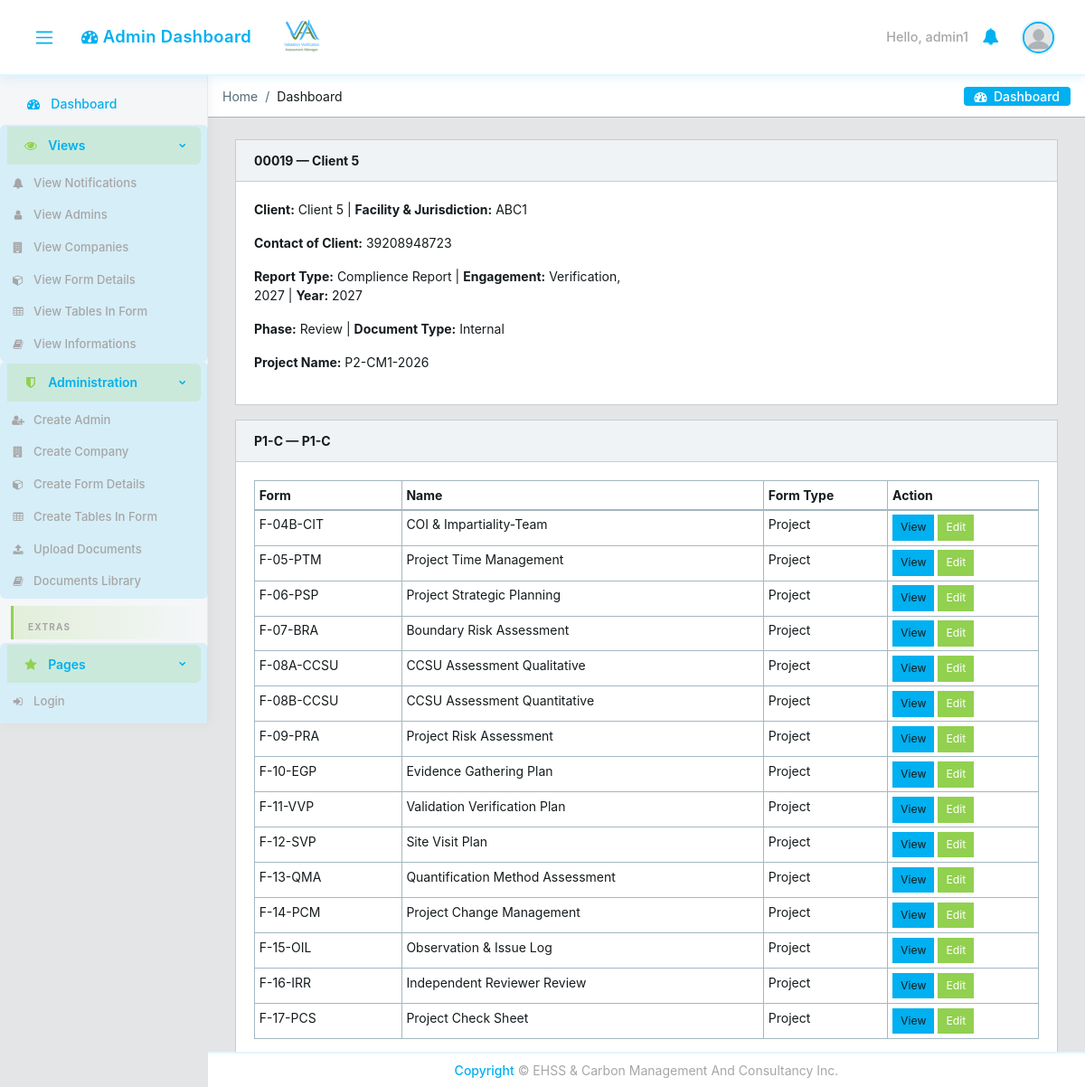
Screenshot of /projects/8/ (signed in) with the database file from the repository.
### core/models.py (models this page shows, shortened)
class CustomUser(AbstractUser):
    email = models.EmailField(unique=True)
    user_type = models.CharField(max_length=15, choices=USER_TYPE_CHOICES)
    user_role = models.CharField(
        max_length=30, choices=USER_ROLE_CHOICES, blank=True, verbose_name='User Role',
    )
    designation = models.CharField(max_length=100, blank=True, null=True)
    position_title = models.CharField(max_length=150, blank=True, verbose_name='Position Title')
    contact_number = models.CharField(max_length=20, blank=True, null=True)
    cv = models.FileField(upload_to='core/cvs/', blank=True, null=True)
    company = models.ForeignKey(
        'Company', on_delete=models.SET_NULL, null=True, blank=True,
        related_name='managers'
    )
    created_by = models.ForeignKey(
        'self', on_delete=models.SET_NULL, null=True, blank=True,
        related_name='created_users'
    )
    created_date = models.DateField(auto_now_add=True)
    created_time = models.TimeField(auto_now_add=True)
    under_supervision = models.ForeignKey(
        'self', on_delete=models.SET_NULL, null=True, blank=True,
        related_name='supervised_users'
    )
    avatar = models.ImageField(upload_to='core/avatar', blank=True)
    @property
    def avatar_url(self):
        if self.avatar:
            try:
                return self.avatar.url
            except ValueError:
                pass
        return static('core/img/avatar/blank_profile.png')

class Project(models.Model):
    package_instance = models.ForeignKey(
        PackageInstance, on_delete=models.CASCADE, related_name='projects'
    )
    manager = models.ForeignKey(
        CustomUser, on_delete=models.CASCADE, related_name='managed_projects',
        limit_choices_to={'user_type': 'manager'}
    )
    company_name = models.CharField(max_length=200)
    client_contact = models.CharField(
        max_length=200, blank=True, verbose_name='Contact of Client',
    )
    factory_name = models.CharField(max_length=200, blank=True)
    location = models.CharField(max_length=200, blank=True)
    factory_address = models.TextField(blank=True)
    contact_person = models.CharField(max_length=100, blank=True)
    contact_email = models.EmailField(blank=True)
    contact_mobile = models.CharField(max_length=20, blank=True)
    report_type = models.CharField(max_length=100, blank=True)
    engagement_year = models.CharField(max_length=100, blank=True)
    phase = models.CharField(max_length=20, choices=PROJECT_PHASE_CHOICES, blank=True)
    document_type = models.CharField(max_length=20, choices=PROJECT_DOCUMENT_TYPE_CHOICES, blank=True)
    year = models.PositiveIntegerField()
    project_number = models.CharField(max_length=50, unique=True)
    access_password = models.CharField(max_length=128)
    created_at = models.DateTimeField(auto_now_add=True)
    updated_at = models.DateTimeField(auto_now=True)
    class Meta:
        ordering = ['-created_at']

class PackageInstance(models.Model):
    authorization = models.ForeignKey(
        PackageAuthorization, on_delete=models.CASCADE, related_name='instances'
    )
    package_number = models.PositiveIntegerField()
    code = models.CharField(max_length=10)
    name = models.CharField(max_length=100)
    class Meta:
        ordering = ['package_number']
        unique_together = ['authorization', 'package_number']

class SubPackage(models.Model):
    package_template = models.ForeignKey(
        PackageTemplate, on_delete=models.CASCADE, related_name='sub_packages'
    )
    code = models.CharField(max_length=10)
    name = models.CharField(max_length=100)
    description = models.TextField(blank=True)
    order = models.PositiveIntegerField(default=0)
    class Meta:
        ordering = ['order', 'code']
        unique_together = ['package_template', 'code']

class FormDefinition(models.Model):
    FORM_CATEGORY_CHOICES = [
        ('master_record', 'Master Record'),
        ('unlimited_use', 'Unlimited Use'),
        ('limited_form', 'Limited Use Form'),
        ('report', 'Report'),
    ]
    sub_package = models.ForeignKey(
        SubPackage, on_delete=models.CASCADE, related_name='forms'
    )
    code = models.CharField(max_length=20, verbose_name='Form Number')
    name = models.CharField(max_length=200, verbose_name='Form Name')
    description = models.TextField(blank=True)
    form_type = models.CharField(
        max_length=20, choices=FORM_TYPE_CHOICES, default='project',
        verbose_name='Form Type',
    )
    category = models.CharField(
        max_length=20, choices=FORM_CATEGORY_CHOICES, default='limited_form',
    )
    is_public = models.BooleanField(
        default=False,
        help_text='Public forms (e.g. F-02-IRR) accessible without login'
    )
    order = models.PositiveIntegerField(default=0)
    created_by = models.ForeignKey(
        CustomUser, on_delete=models.SET_NULL, null=True, blank=True,
        related_name='created_form_definitions',
        help_text='Set when an admin creates this form via Form Details.',
    )
    class Meta:
        verbose_name = 'Form Detail'
        verbose_name_plural = 'Form Details'
        ordering = ['order', 'code']
        unique_together = ['sub_package', 'code']

### core/views.py (the view)
# urls.py: path('projects/<int:pk>/', views.ProjectDetailView.as_view(), name='project-detail'),
class ProjectDetailView(LoginRequiredMixin, View):
    def get(self, request, pk):
        project = get_object_or_404(Project, pk=pk)
        if not can_access_project(request.user, project, request.session):
            messages.error(request, 'Access denied.')
            return redirect('core:dashboard')
        auth = project.package_instance.authorization
        sub_packages = _build_project_form_groups(
            project, request.user, form_types=['project'],
        )
        records = FormRecord.objects.filter(project=project).select_related('form_definition')
        report_records = [
            r for r in records if can_view_report(request.user, r)
        ]
        team_member = get_team_member(request.user, project)
        return render(request, 'core/project_detail.html', {
            'project': project,
            'sub_packages': sub_packages,
            'team_members': project.team_members.filter(is_active=True),
            'vvb_password': auth.access_password,
            'team_member': team_member,
            'can_authorize_library': get_authorized_library_documents(request.user).exists(),
            'report_records': report_records,
            'success_action': request.GET.get('success', ''),
            'success_project': request.GET.get('project', ''),
            'success_access_password': request.GET.get('access_password', ''),
        })

### core/templates/core/project_detail.html (shortened to what this page needs)
{% extends 'core/base.html' %}
{% block content %}
<div class="container-fluid">
  <div class="card mb-3">
    <div class="card-header d-flex justify-content-between align-items-center">
      <strong>{{ project.project_number }} — {{ project.company_name }}</strong>
    </div>
    <div class="card-body">
      <div class="row">
        <div class="col-md-6">
          <p><strong>Client:</strong> {{ project.company_name }} | <strong>Facility & Jurisdiction:</strong> {{ project.location }}</p>
          <p><strong>Contact of Client:</strong> {{ project.client_contact|default:"—" }}</p>
          <p><strong>Report Type:</strong> {{ project.report_type }} | <strong>Engagement:</strong> {{ project.engagement_year|default:"—" }} | <strong>Year:</strong> {{ project.year }}</p>
          <p><strong>Phase:</strong> {{ project.get_phase_display|default:"—" }} | <strong>Document Type:</strong> {{ project.get_document_type_display|default:"—" }}</p>
          <p><strong>Project Name:</strong> {{ project.package_instance.name }}</p>
        </div>
        <div class="col-md-6">
        </div>
      </div>
    </div>
  </div>
  {% for group in sub_packages %}
  <div class="card mb-3">
    <div class="card-header"><strong>{{ group.sub_package.code }} — {{ group.sub_package.name }}</strong></div>
    <div class="card-body table-responsive">
      <table class="table table-sm table-bordered">
        <thead><tr><th>Form</th><th>Name</th><th>Form Type</th><th>Action</th></tr></thead>
        <tbody>
          {% for row in group.form_rows %}
          <tr>
            <td>{{ row.form_def.code }}</td>
            <td>{{ row.form_def.name }}</td>
            <td>{{ row.form_def.get_form_type_display }}</td>
            <td class="text-nowrap">
              {% if row.record %}
                <a href="{% url 'core:form-record-detail' row.record.pk %}" class="btn btn-sm btn-info">View</a>
                <a href="{% url 'core:form-record-edit' row.record.pk %}" class="btn btn-sm btn-warning">Edit</a>
              {% elif user.user_type == 'manager' or user.user_type == 'admin' or team_member and team_member.role == 'team_member' %}
                <a href="{% url 'core:form-record-create' project.pk row.form_def.pk %}" class="btn btn-sm btn-info">View</a>
                <a href="{% url 'core:form-record-create' project.pk row.form_def.pk %}" class="btn btn-sm btn-warning">Edit</a>
              {% else %}
                <span class="text-muted small">—</span>
              {% endif %}
            </td>
          </tr>
          {% endfor %}
        </tbody>
      </table>
    </div>
  </div>
  {% empty %}
  <p class="text-muted">No active forms in this package.</p>
  {% endfor %}
</div>
{% endblock %}

### core/templates/core/base.html (shortened to what this page needs)
{% load static %}
<!DOCTYPE html>
<html lang="en">
<head>
  <link rel="stylesheet" href="{% static 'core/css/font-awesome.min.css' %}?v={{ STATIC_VERSION }}">
  <link rel="stylesheet" href="{% static 'core/css/fa5-compat.css' %}?v={{ STATIC_VERSION }}">
  <link href="{% static 'core/css/style.min.css' %}?v={{ STATIC_VERSION }}" rel="stylesheet">
  <link href="{% static 'core/css/estilo.css' %}?v={{ STATIC_VERSION }}" rel="stylesheet">
</head>
{% block body %}
<body class="app header-fixed sidebar-fixed aside-menu-fixed aside-menu-hidden">
  <header class="app-header navbar">
    <button class="navbar-toggler sidebar-toggler d-md-down-none" type="button">
      <span class="navbar-toggler-icon"></span>
    </button>
    <ul class="nav navbar-nav d-md-down-none">
      <li class="nav-item px-3">
        <a class="nav-link" href="{% url 'core:dashboard' %}" id="header-page-title-link">
          <i class="fa fa-tachometer-alt"></i>
          <span id="header-page-title">
          </span>
        </a>
      </li>
    </ul>
    <img src="{% static 'core/img/logos/logo-opt.png' %}?v={{ STATIC_VERSION }}" alt="VVAM" class="brand-gui d-none d-md-inline" width="120" height="40" decoding="async" fetchpriority="high">
    <ul class="nav navbar-nav ml-auto">
      {% if user.is_authenticated %}
      <li class="text-white">Hello, {{ user.username }}</li>
      {% else %}
      <li class="text-muted">
        <a href="{% url 'core:login' %}">sign in</a>
      </li>
      {% endif %}
      <li class="nav-item dropdown">
        <a class="nav-link" data-toggle="dropdown" href="#" role="button" aria-haspopup="true" aria-expanded="false">
          <i class="fa fa-bell"></i>
        </a>
      </li>
      <li class="nav-item dropdown">
        <a class="nav-link" data-toggle="dropdown" href="#" role="button" aria-haspopup="true" aria-expanded="false">
          {% if user.is_authenticated and logged_user %}
            <img src="{{ logged_user.avatar_url }}" class="img-avatar" alt="img">
          {% else %}
            <img src="{% static 'core/img/avatar/blank_profile.png' %}" class="img-avatar" alt="img">
          {% endif %}
        </a>
      </li>
    </ul>
  </header>
  <div class="app-body">
    <div class="sidebar">
      <nav class="sidebar-nav">
        <ul class="nav">
          <li class="nav-item">
            <a class="nav-link" href="{% url 'core:dashboard' %}"><i class="fa fa-tachometer-alt"></i> Dashboard</a>
          </li>
          <li class="nav-item nav-dropdown">
            <a class="nav-link nav-dropdown-toggle" href="#"><i class="fa fa-eye"></i> Views</a>
            <ul class="nav-dropdown-items">
              <li class="nav-item">
                <a class="nav-link" href="{% url 'core:notifications-list' %}">
                  <i class="fa fa-bell"></i> View Notifications
                </a>
              </li>
              {% if user.user_type == 'admin' %}
              <li class="nav-item">
                <a class="nav-link" href="{% url 'core:users' %}?user_type=admin"><i class="fa fa-user"></i> View Admins</a>
              </li>
              <li class="nav-item">
                <a class="nav-link" href="{% url 'core:company-list' %}"><i class="fa fa-building"></i> View Companies</a>
              </li>
              <li class="nav-item">
                <a class="nav-link" href="{% url 'core:form-details-list' %}"><i class="fa fa-box"></i> View Form Details</a>
              </li>
              <li class="nav-item">
                <a class="nav-link" href="{% url 'core:form-table-view-list' %}"><i class="fa fa-table"></i> View Tables In Form</a>
              </li>
              <li class="nav-item">
                <a class="nav-link" href="{% url 'core:library-list' %}"><i class="fa fa-book"></i> View Informations</a>
              </li>
              {% else %}
              <li class="nav-item">
                <a class="nav-link" href="{% url 'core:project-list'%}"><i class="fa fa-folder"></i> View Projects</a>
              </li>
              {% endif %}
            </ul>
          </li>
          {% if user.user_type == 'admin' %}
          <li class="nav-item nav-dropdown">
            <a class="nav-link nav-dropdown-toggle" href="#"><i class="fa fa-shield-alt"></i> Administration</a>
            <ul class="nav-dropdown-items">
              <li class="nav-item">
                <a class="nav-link" href="{% url 'core:new-user' %}"><i class="fa fa-user-plus"></i> Create Admin</a>
              </li>
              <li class="nav-item">
                <a class="nav-link" href="{% url 'core:company-create' %}"><i class="fa fa-building"></i> Create Company</a>
              </li>
              <li class="nav-item">
                <a class="nav-link" href="{% url 'core:form-details-create' %}"><i class="fa fa-box"></i> Create Form Details</a>
              </li>
              <li class="nav-item">
                <a class="nav-link" href="{% url 'core:form-table-list' %}"><i class="fa fa-table"></i> Create Tables In Form</a>
              </li>
              <li class="nav-item">
                <a class="nav-link" href="{% url 'core:library-upload' %}"><i class="fa fa-upload"></i> Upload Documents</a>
              </li>
              <li class="nav-item">
                <a class="nav-link" href="{% url 'core:library-list' %}?view=documents"><i class="fa fa-book"></i> Documents Library</a>
              </li>
            </ul>
          </li>
          {% endif %}
          <li class="nav-title">
            Extras
          </li>
          <li class="nav-item nav-dropdown">
            <a class="nav-link nav-dropdown-toggle" href="#"><i class="fa fa-star"></i> Pages</a>
            <ul class="nav-dropdown-items">
              <li class="nav-item">
                <a class="nav-link" href="{% url 'core:login' %}" target="_top"><i class="fa fa-sign-in"></i> Login</a>
              </li>
              <li class="nav-item">
                <a class="nav-link" href="{% url 'core:logout' %}" target="_top"> Logout</a>
              </li>
            </ul>
          </li>
        </ul>
      </nav>
    </div>
    <main class="main" id="app-main">
      <ol class="breadcrumb">
        {% block breadcrumb %}
        <li class="breadcrumb-item active">Home</li>
        <li class="breadcrumb-item">Dashboard</li>
        {% endblock breadcrumb%}
        <li class="breadcrumb-menu d-md-down-none">
          <div class="btn-group" role="group" aria-label="Button group">
            <a class="btn" href="{% url 'core:dashboard' %}"><i class="fa fa-tachometer-alt"></i> &nbsp;Dashboard</a>
          </div>
        </li>
      </ol>
{% block content %}
{% endblock %}
    </main>
  </div>
  <footer class="app-footer text-center justify-content-center fixed-bottom py-2">
    <span><a href="#">Copyright</a> © EHSS & Carbon Management And Consultancy Inc.</span>
  </footer>
</body>
{% endblock body %}
</html>

### rows the page displays
CustomUser: username "admin1"
Project: project_number "00019", company_name "Client 5", location "ABC1", client_contact "39208948723", report_type "Complience Report", engagement_year "Verification, 2027", year "2027", phase "Review", document_type "Internal", package_instance.name "P2-CM1-2026"
SubPackage: sub_package.code "P1-C", sub_package.name "P1-C"
FormDefinition: form_def.code "F-04B-CIT", form_def.name "COI & Impartiality-Team", form_def.form_type "Project", shows "View"
FormDefinition: form_def.code "F-05-PTM", form_def.name "Project Time Management", form_def.form_type "Project", shows "View"
FormDefinition: form_def.code "F-06-PSP", form_def.name "Project Strategic Planning", form_def.form_type "Project", shows "View"
FormDefinition: form_def.code "F-07-BRA", form_def.name "Boundary Risk Assessment", form_def.form_type "Project", shows "View"
FormDefinition: form_def.code "F-08A-CCSU", form_def.name "CCSU Assessment Qualitative", form_def.form_type "Project", shows "View"
FormDefinition: form_def.code "F-08B-CCSU", form_def.name "CCSU Assessment Quantitative", form_def.form_type "Project", shows "View"
FormDefinition: form_def.code "F-09-PRA", form_def.name "Project Risk Assessment", form_def.form_type "Project", shows "View"
FormDefinition: form_def.code "F-10-EGP", form_def.name "Evidence Gathering Plan", form_def.form_type "Project", shows "View"
FormDefinition: form_def.code "F-11-VVP", form_def.name "Validation Verification Plan", form_def.form_type "Project", shows "View"
FormDefinition: form_def.code "F-12-SVP", form_def.name "Site Visit Plan", form_def.form_type "Project", shows "View"
FormDefinition: form_def.code "F-13-QMA", form_def.name "Quantification Method Assessment", form_def.form_type "Project", shows "View"
FormDefinition: form_def.code "F-14-PCM", form_def.name "Project Change Management", form_def.form_type "Project", shows "View"
FormDefinition: form_def.code "F-15-OIL", form_def.name "Observation & Issue Log", form_def.form_type "Project", shows "View"
FormDefinition: form_def.code "F-16-IRR", form_def.name "Independent Reviewer Review", form_def.form_type "Project", shows "View"
FormDefinition: form_def.code "F-17-PCS", form_def.name "Project Check Sheet", form_def.form_type "Project", shows "View"
